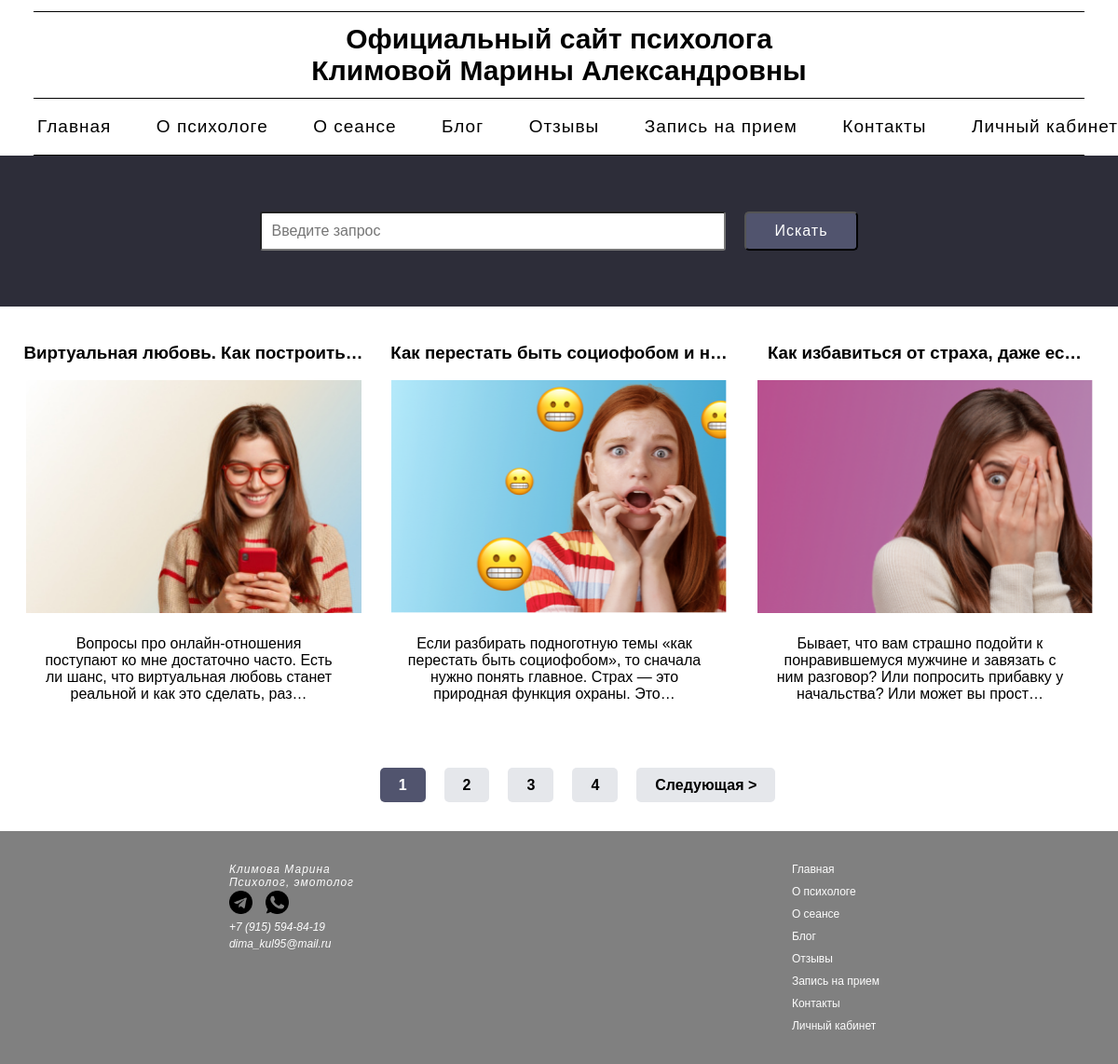
Screenshot of /blog/ with the database file from the repository.
### blogs/models.py (models this page shows, shortened)
class Blogs(models.Model):
    title = models.CharField(max_length=200, verbose_name="Заголовок")
    description = models.TextField(verbose_name="Описание")
    image = models.ImageField(upload_to='blog/images/', default='default.jpg', verbose_name="Фото")
    date = models.DateTimeField(auto_now_add=True, verbose_name="Дата публикации")
    class Meta:
        verbose_name = 'Блог'
        verbose_name_plural = 'Блоги'
        ordering = ['-date']

### blogs/views.py (the view)
# urls.py: path('blog/', include("blogs.urls")),
def blogs(request):
    blogs, search = search_blog(request)
    custom_range, blogs = paginate_blogs(request, blogs, 3)
    context = {"blogs": blogs,
               'search': search,
               'custom_range': custom_range}
    return render(request, "blog/blogs.html", context)

### blogs/utils.py (called while the page is built)
def search_blog(request):
    search = ''
    if request.GET.get('search'):
        search = request.GET.get('search')
    blogs = Blogs.objects.filter(Q(title__iregex=search) | Q(description__iregex=search))
    return blogs, search

def paginate_blogs(request, blogs, results):
    page = request.GET.get('page', 1)
    paginator = Paginator(blogs, results)
    blogs = paginator.get_page(page)
    left_index = int(page) - 4
    if left_index < 1:
        left_index = 1
    right_index = int(page) + 5
    if right_index > paginator.num_pages:
        right_index = paginator.num_pages + 1
    custom_range = range(left_index, right_index)
    return custom_range, blogs

### blogs/templates/blog/blogs.html (shortened to what this page needs)
{% extends 'main/menu.html' %}
{% block content %}
{% load static %}
<div class="section">
    <form id="search" action="{% url 'blog:blogs' %}" method="get">
        <div class="blogs_container">
            <div>
                <input class="blogs_input" type="text" name="search" placeholder="Введите запрос" value="{{ search }}">
            </div>
            <div>
                <input class="blogs_submit" type="submit" value="Искать">
            </div>
        </div>
    </form>
</div>
<div class="blogs_block">
    {% for blog in blogs %}
    <div class="blogs_element">
        <a href="{% url 'blog:blog_detail' blog.id %}">
            <h3>
                {{ blog.title|truncatechars:34 }}
            </h3>
            <div>
                <img src="{{ blog.image.url }}" alt="">
            </div>
            <div class="blogs_text">
                {{ blog.description|truncatechars:140|linebreaksbr }}
            </div>
        </a>
    </div>
    {% endfor %}
</div>
{% if blogs.has_other_pages %}
    <div class="pagination">
        <ul>
            {% for page in custom_range %}
                {% if page == blogs.number %}
                    <li><a href="?page={{page}}" class="btn btn_check page-link" data-page="{{ page }}">{{ page }}</a></li>
                {% else %}
                    <li><a href="?page={{page}}" class="btn page-link" data-page="{{ page }}">{{ page }}</a></li>
                {% endif %}
            {% endfor %}
            {% if blogs.has_next %}
                <li><a href="?page={{ blogs.next_page_number }}" class="btn page-link"
                data-page="{{ blogs.next_page_number }}">Следующая &gt;</a></li>
            {% endif %}
        </ul>
    </div>
{% endif %}
{% endblock %}

### main/static/css/style.css (style rules this page uses)
body { background: white; padding: 0; margin: 0; font-family: Arial, Helvetica, sans-serif; height: 100%; }
.blogs_block { display: flex; flex-wrap: wrap; justify-content: space-evenly; text-align: center; }
.blogs_element { margin: 20px 0; }
.blogs_text { width: 360px; padding: 20px; box-sizing: border-box; }
.blogs_block img { width: 360px; height: 250px; }
.blogs_element h3 { width: 370px; }
.blogs_block a { color: black; text-decoration: none; }
.section { background-color: #2d2d39; }
.blogs_container { display: flex; justify-content: center; flex-wrap: wrap; padding: 5%; box-sizing: border-box; align-items: baseline; }
.blogs_input { width: 500px; padding: 10px; box-sizing: border-box; border-radius: 3px; font-size: 16px; margin-right: 20px; }
.blogs_submit { font-size: 16px; padding: 10px 30px; background-color: #51546e; color: white; border-radius: 5px; cursor: pointer; letter-spacing: 1px; }
.pagination { margin-top: 40px; margin-bottom: 40px; }
.pagination ul { display: flex; flex-wrap: wrap; list-style: none; align-items: center; justify-content: center; gap: 20px; }
.btn { background-color: #e5e7eb; text-decoration: none; padding: 10px 20px; border-radius: 5px; font-size: 16px; font-weight: bold; color: black; }
.btn_check { background-color: #51546e; color: white; }

### rows the page displays
Blogs: title "Виртуальная любовь. Как построить…", image (picture), description "Вопросы про онлайн-отношения поступают ко мне достаточно часто. Есть ли шанс, что виртуальная любовь станет реальной и как это сделать, раз…"
Blogs: title "Как перестать быть социофобом и н…", image (picture), description "Если разбирать подноготную темы «как перестать быть социофобом», то сначала нужно понять главное. Страх — это природная функция охраны. Это…"
Blogs: title "Как избавиться от страха, даже ес…", image (picture), description "Бывает, что вам страшно подойти к понравившемуся мужчине и завязать с ним разговор? Или попросить прибавку у начальства? Или может вы прост…"

### other values shown
{{ page }} "1"
{{ page }} "2" "3" "4"
